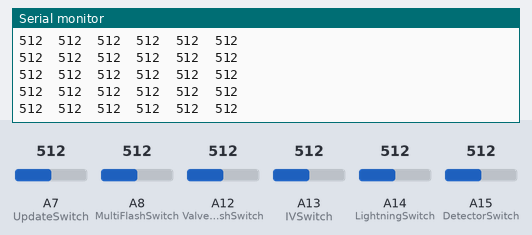
The sketch below on a simulated Arduino Mega 2560, built with avr-gcc and run on an emulated ATmega2560. Shown: the last lines printed to the serial monitor. The inputs (shaded band) are chosen by the test bench; at power-on: A7 (UpdateSwitch) = 512, A8 (MultiFlashSwitch) = 512, A12 (ValveFlushSwitch) = 512, A13 (IVSwitch) = 512, A14 (LightningSwitch) = 512, A15 (DetectorSwitch) = 512.

Above: at 1.2 s.
1.3 s: A7 (UpdateSwitch) set to 716
At 1.57 s:
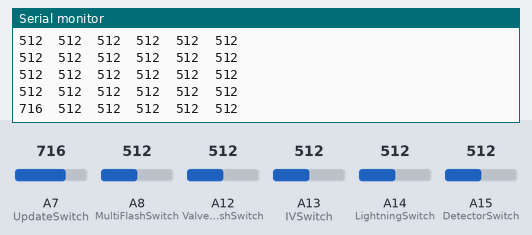
2.8 s: A8 (MultiFlashSwitch) set to 716
At 2.98 s:
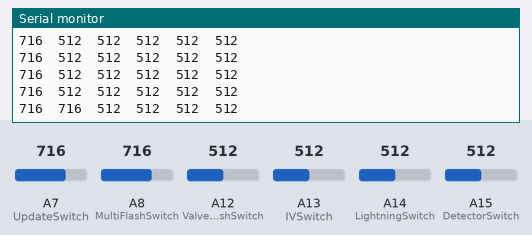
4.3 s: A12 (ValveFlushSwitch) set to 716
At 4.39 s:
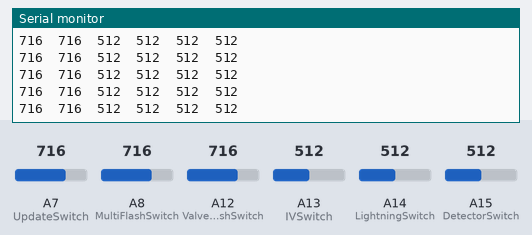
5.8 s: A13 (IVSwitch) set to 716
At 5.8 s:
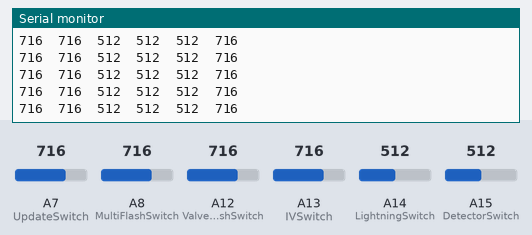
7.3 s: A14 (LightningSwitch) set to 716
At 7.42 s:
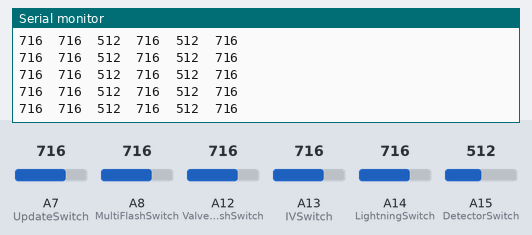
10.3 s: A15 (DetectorSwitch) set to 716
At 10.44 s:
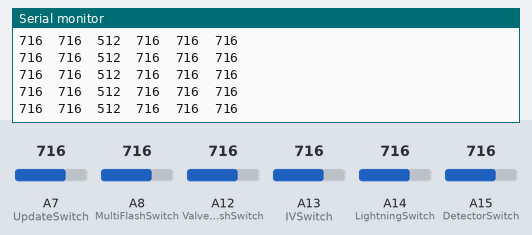

Measured:
- after the input at 1.3 s, the serial monitor: prints a new line after 0.11 s (image 1)
- after the input at 2.8 s, the serial monitor: prints a new line at once (image 2)

The sketch:

Switch_Test.ino
```cpp
// Libraries
#include <LiquidCrystal.h>
#include <LCDKeypad.h>

//Controls
int LeftButton = A1;
int LeftValue = 0;
int RightButton = A2;
int RightValue = 0;
int DownButton = A3;
int DownValue = 0;
int UpButton = A4;
int UpValue = 0;
int EnterButton = A5;
int EnterValue = 0;

//Real switches
int LaunchButton = A6;
int LaunchButtonValue = 0;
int UpdateSwitch = A7;
int UpdateValue = 0;
int MultiFlashSwitch = A8;
int MultiFlashValue = 1;
int IRDetect = A9;
int IRValue = 0;
int PeizoDetect = A10;
int PeizoValue = 0;
int DetectorSwitch = A15;
int DetectorValue = 0;
int IVSwitch = A13;
int IVValue = 0;
int LightningSwitch = A14;
int LightningValue = 0;
int LightningDetect = A11;
int LightningDetectValue = 0;
int ValveFlushSwitch = A12;
int ValveFlushSwitchValue = 0;

//Nodig om serial inputs te lezen.
int incomingByte = 0;

void setup() {
  Serial.begin(9600);

  //Labels for continous testing.
  Serial.println("US: \t MFS: \t DS: \t IVS: \t LS: \t VFS:");
}

void loop() {
//Code block for testing continous and for getting data for in a spreadsheet.
    Serial.print(analogRead(UpdateSwitch));
    Serial.print("\t");
    Serial.print(analogRead(MultiFlashSwitch));
    Serial.print("\t");
    Serial.print(analogRead(DetectorSwitch));
    Serial.print("\t");
    Serial.print(analogRead(IVSwitch));
    Serial.print("\t");
    Serial.print(analogRead(LightningSwitch));
    Serial.print("\t");
    Serial.println(analogRead(ValveFlushSwitch));
    Serial.println("");
 	delay(200);


//Code block for testing when ] key is pressed.
//  if (Serial.available() > 0) {
//    incomingByte = Serial.read();
//    if(incomingByte == 93) {  //93 = ]
//      Serial.println("Switch Test: ");
//      Serial.println("LCD Control: ");
//
//      Serial.print("\t LeftButton: ");
//      Serial.println(analogRead(LeftButton));
//      Serial.print("\t RightButton: ");
//      Serial.println(analogRead(RightButton));
//      Serial.print("\t DownButton: ");
//      Serial.println(analogRead(DownButton));
//      Serial.print("\t UpButton: ");
//      Serial.println(analogRead(UpButton));
//      Serial.print("\t EnterButton: ");
//      Serial.println(analogRead(EnterButton));
//
//
//      Serial.println("\"real switches\"");
//      Serial.print("\t LaunchButton: ");
//      Serial.println(analogRead(LaunchButton));
//      Serial.print("\t UpdateSwitch: ");
//      Serial.println(analogRead(UpdateSwitch));
//      Serial.print("\t MultiFlashSwitch: ");
//      Serial.println(analogRead(MultiFlashSwitch));
//      Serial.print("\t DetectorSwitch: ");
//      Serial.println(analogRead(DetectorSwitch));
//      Serial.print("\t IVSwitch: ");
//      Serial.println(analogRead(IVSwitch));
//      Serial.print("\t LightningSwitch: ");
//      Serial.println(analogRead(LightningSwitch));
//      Serial.print("\t ValveFlushSwitch: ");
//      Serial.println(analogRead(ValveFlushSwitch));
//      Serial.println("");
//    }
//  }
}
```
